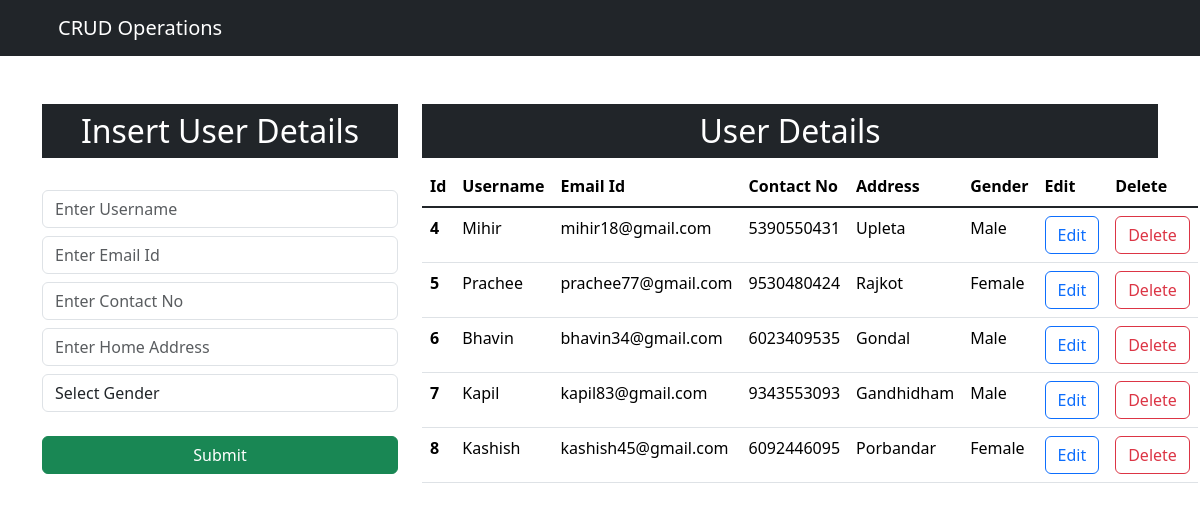
The app's page /, older data.
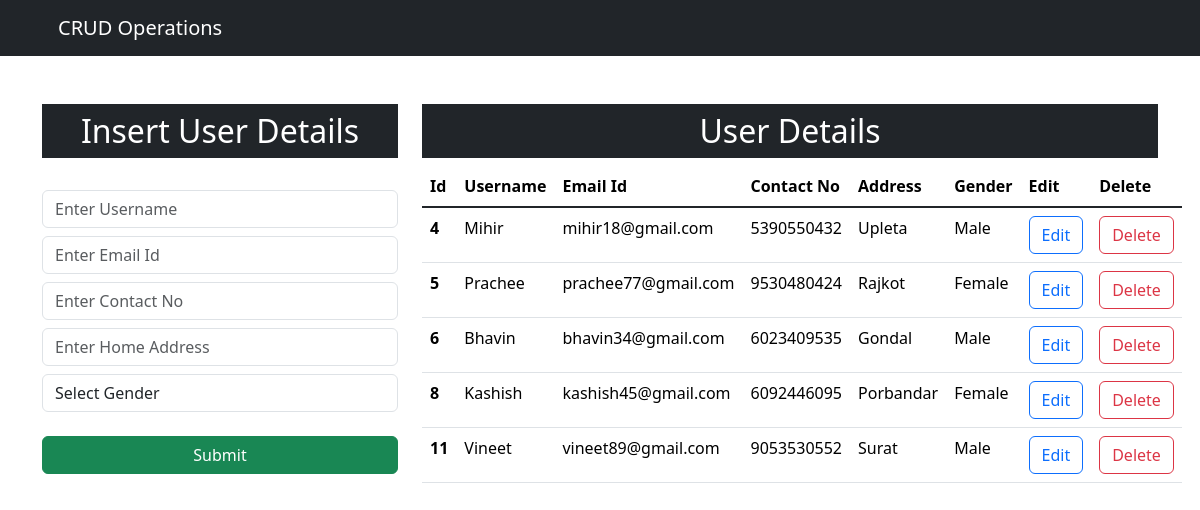
The same page, newer data.
### app/models.py (models this page shows, shortened)
class User(models.Model):
    name=models.CharField(max_length=30,blank=False,null=False)
    email=models.EmailField()
    contact=models.IntegerField()
    address=models.CharField(max_length=50,blank=False,null=False)
    gender=models.CharField(max_length=10,blank=False,null=False)

### app/views.py (the view)
# urls.py: path('', views.index, name="index"),
def index(request):
    data=User.objects.all()
    context={"data":data}
    return render(request, "index.html", context)

### templates/index.html (shortened to what this page needs)
<!doctype html>
<html lang="en">
<head>
    <link rel="stylesheet" href="https://cdn.jsdelivr.net/npm/bootstrap@5.3.3/dist/css/bootstrap.rtl.min.css"
>
</head>
<body>
    <nav class="navbar navbar-expand-lg navbar-dark bg-dark">
        <div class="container-md">
            <a class="navbar-brand" href="/">CRUD Operations</a>
        </div>
    </nav>
    <div class="container mt-5">
        <div class="row">
            <div class="col-md-4">
                <h2 class="text-white bg-dark text-center p-2">Insert User Details</h2>
                <br />
                <form action="/insert" method="post"> {% csrf_token %}
                    <div class="form-group">
                        <input type="text" placeholder="Enter Username" class="form-control" name="name" required
                            oninvalid="this.setCustomValidity('Username is required');"
                            oninput="this.setCustomValidity('')">
                        <input type="email" placeholder="Enter Email Id" class="form-control mt-2" name="email" required
                            oninvalid="this.setCustomValidity('Email Id is required');"
                            oninput="this.setCustomValidity('')">
                        <input type="tel" placeholder="Enter Contact No" class="form-control mt-2" name="contact"
                            required oninvalid="this.setCustomValidity('Enter 10 digit valid Contact No');"
                            oninput="this.setCustomValidity('')" pattern="[1-9][0-9]{9}">
                        <input type="text" placeholder="Enter Home Address" class="form-control mt-2" name="address"
                            required oninvalid="this.setCustomValidity('Address is required');"
                            oninput="this.setCustomValidity('')">
                    </div>
                    <div class="form-group mt-2">
                        <select id="gender" class="form-control" name="gender" required
                            oninvalid="this.setCustomValidity('Please select a gender');"
                            oninput="this.setCustomValidity('')">
                            <option value="" selected>Select Gender</option>
                        </select>
                    </div>
                    <div class="d-grid gap-2 mt-4">
                        <button class="btn btn-success" type="submit">Submit</button>
                    </div>
                </form>
            </div>
            <div class="col-md-8">
                <h2 class="text-center text-white bg-dark p-2">User Details</h2>
                <table class="table">
                    <thead>
                        <tr>
                            <th scope="col">Id</th>
                            <th scope="col">Username</th>
                            <th scope="col">Email Id</th>
                            <th scope="col">Contact No</th>
                            <th scope="col">Address</th>
                            <th scope="col">Gender</th>
                            <th scope="col">Edit</th>
                            <th scope="col">Delete</th>
                        </tr>
                    </thead>
                    <tbody class="table-group-divider">
                        {% for d in data %}
                        <tr>
                            <th scope="row">{{d.id}}</th>
                            <td>{{d.name}}</td>
                            <td>{{d.email}}</td>
                            <td>{{d.contact}}</td>
                            <td>{{d.address}}</td>
                            <td>{{d.gender}}</td>
                            <td><a type="button" href="/update/{{d.id}}" class="btn btn-outline-primary">Edit</a></td>
                            <td><a type="button" href="/delete/{{d.id}}" class="btn btn-outline-danger">Delete</a></td>
                        </tr>
                        {% endfor %}
                    </tbody>
                </table>
            </div>
        </div>
    </div>
</body>
</html>

Row changes from the older to the newer data that the page shows:
removed User: id "7", name "Kapil", email "kapil83@gmail.com", contact "9343553093", address "Gandhidham", gender "Male"
changed User "Mihir": contact "5390550431" → "5390550432"
added User: id "11", name "Vineet", email "vineet89@gmail.com", contact "9053530552", address "Surat", gender "Male"
